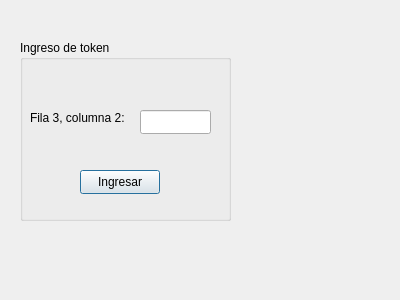
<?xml version="1.0" encoding="UTF-8"?>
<ui version="4.0">
 <class>Dialog</class>
 <widget class="QDialog" name="Dialog">
  <property name="geometry">
   <rect>
    <x>0</x>
    <y>0</y>
    <width>400</width>
    <height>300</height>
   </rect>
  </property>
  <property name="windowTitle">
   <string>Dialog</string>
  </property>
  <widget class="QGroupBox" name="groupBox">
   <property name="geometry">
    <rect>
     <x>20</x>
     <y>40</y>
     <width>211</width>
     <height>181</height>
    </rect>
   </property>
   <property name="title">
    <string>Ingreso de token</string>
   </property>
   <widget class="QLabel" name="indicacion_label">
    <property name="geometry">
     <rect>
      <x>10</x>
      <y>70</y>
      <width>121</width>
      <height>16</height>
     </rect>
    </property>
    <property name="text">
     <string>Fila 3, columna 2:</string>
    </property>
   </widget>
   <widget class="QLineEdit" name="token_input">
    <property name="geometry">
     <rect>
      <x>120</x>
      <y>70</y>
      <width>71</width>
      <height>24</height>
     </rect>
    </property>
   </widget>
   <widget class="QPushButton" name="validate_label">
    <property name="geometry">
     <rect>
      <x>60</x>
      <y>130</y>
      <width>80</width>
      <height>24</height>
     </rect>
    </property>
    <property name="text">
     <string>Ingresar</string>
    </property>
   </widget>
  </widget>
 </widget>
 <resources/>
 <connections/>
</ui>
